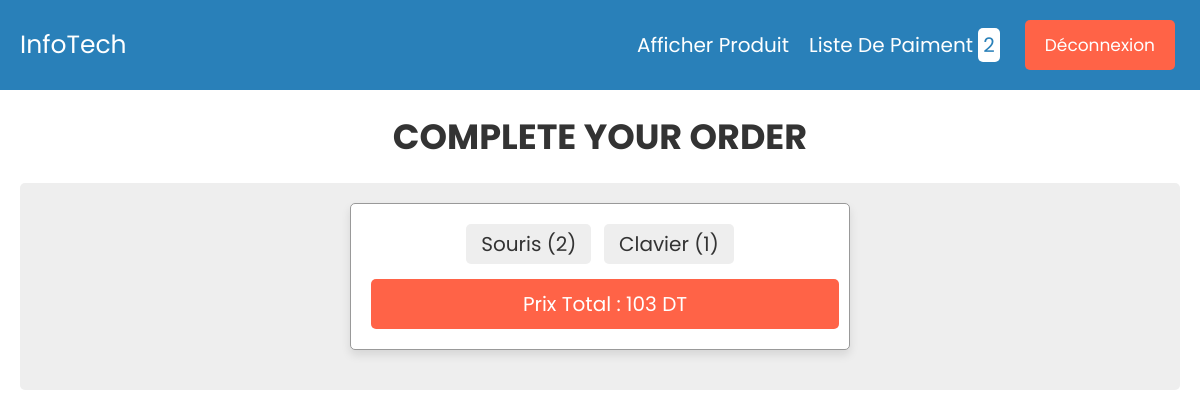
Page /projetrapport/checkout.php on the committed database.
### tables this page shows
CREATE TABLE `cart` (
  `id` int(11) NOT NULL,
  `name` varchar(255) NOT NULL,
  `price` float NOT NULL,
  `image` varchar(255) NOT NULL,
  `quantity` int(11) NOT NULL
);

### projetrapport/checkout.php (the view, shortened to what this page needs)
<?php
@include 'config.php';
?>
<!DOCTYPE html>
<html lang="en">
<head>
   <link rel="stylesheet" href="https://cdnjs.cloudflare.com/ajax/libs/font-awesome/6.0.0/css/all.min.css">
   <link rel="stylesheet" href="css/style.css">
</head>
<body>
<?php include 'header.php'; ?>
<div class="container">
<section class="checkout-form">
   <h1 class="heading">complete your order</h1>
   <form action="" method="post">
   <div class="display-order">
      <?php
         $select_cart = mysqli_query($conn, "SELECT * FROM `cart`");
         $total = 0;
         $grand_total = 0;
         if(mysqli_num_rows($select_cart) > 0){
            while($fetch_cart = mysqli_fetch_assoc($select_cart)){
            $total_price = number_format($fetch_cart['price'] * $fetch_cart['quantity']);
            $grand_total = $total += $total_price;
      ?>
      <span><?= $fetch_cart['name']; ?>(<?= $fetch_cart['quantity']; ?>)</span>
      <?php
         }
      }else{
         echo "<div class='display-order'><span>your cart is empty!</span></div>";
      }
      ?>
      <span class="grand-total"> prix total : <?= $grand_total; ?> DT </span>
   </div>
</body>
</html>

### projetrapport/css/style.css (style rules this page uses)
:root { --blue:#2980b9; --red:tomato; --orange:orange; --black:#333; --white:#fff; --bg-color:#eee; --dark-bg:rgba(0,0,0,.7); --box-shadow:0 .5rem 1rem rgba(0,0,0,.1); --border:.1rem solid #999; }
* { font-family: 'Poppins', sans-serif; margin:0; padding:0; box-sizing: border-box; outline: none; border:none; text-decoration: none; text-transform: capitalize; }
html { font-size: 62.5%; overflow-x: hidden; }
.container { max-width: 1200px; margin:0 auto; }
section { padding:2rem; }
.heading { text-align: center; font-size: 3.5rem; text-transform: uppercase; color:var(--black); margin-bottom: 2rem; }
.checkout-form form { padding:2rem; border-radius: .5rem; background-color: var(--bg-color); }
.display-order { max-width: 50rem; background-color: var(--white); border-radius: .5rem; text-align: center; padding:1.5rem; margin:0 auto; margin-bottom: 2rem; box-shadow: var(--box-shadow); border:var(--border); }
.display-order span { display: inline-block; border-radius: .5rem; background-color: var(--bg-color); padding:.5rem 1.5rem; font-size: 2rem; color:var(--black); margin:.5rem; }
.display-order span.grand-total { width: 100%; background-color: var(--red); color:var(--white); padding:1rem; margin-top: 1rem; }

### rows in the picture
cart: name "Souris", quantity "2"
cart: name "Clavier", quantity "1"

### other values in the picture
$row_count "2"
$grand_total "103"
